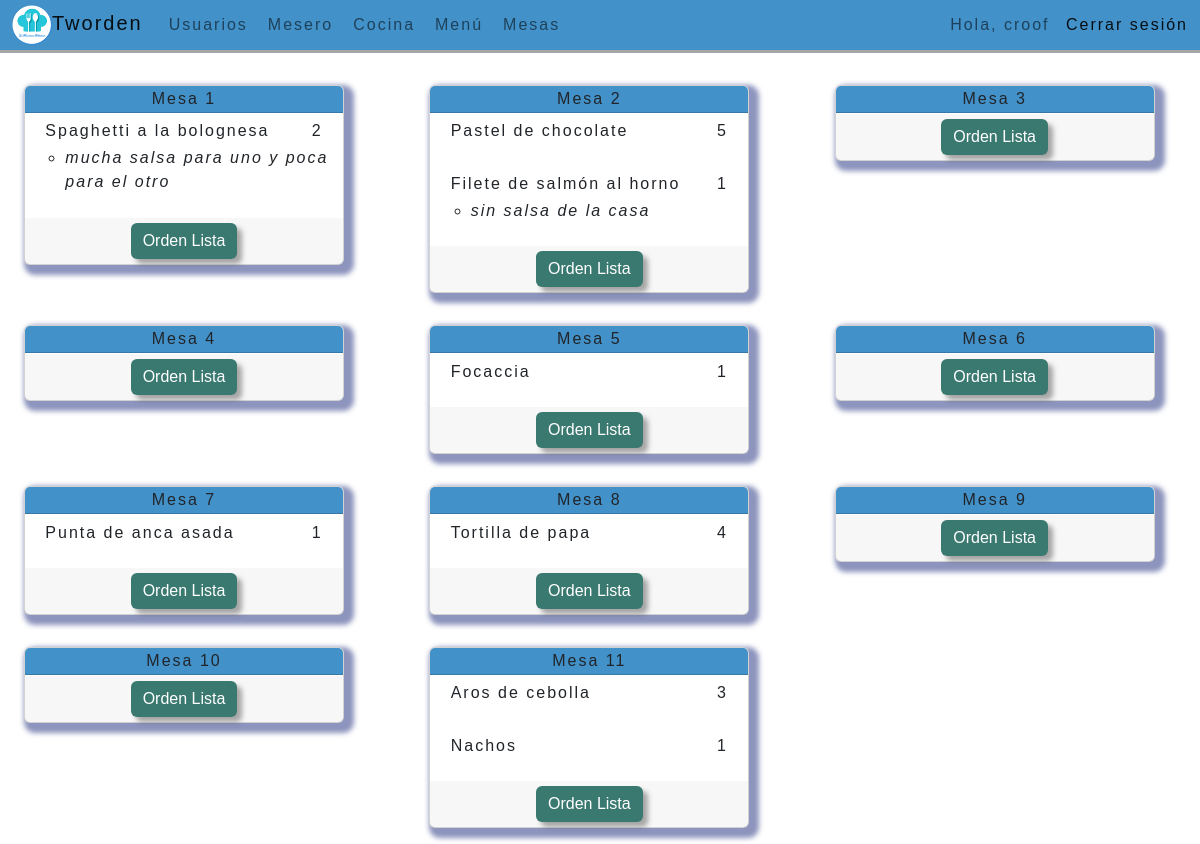
The app's page /cocinero-comandas-todas.html (signed in), older data.
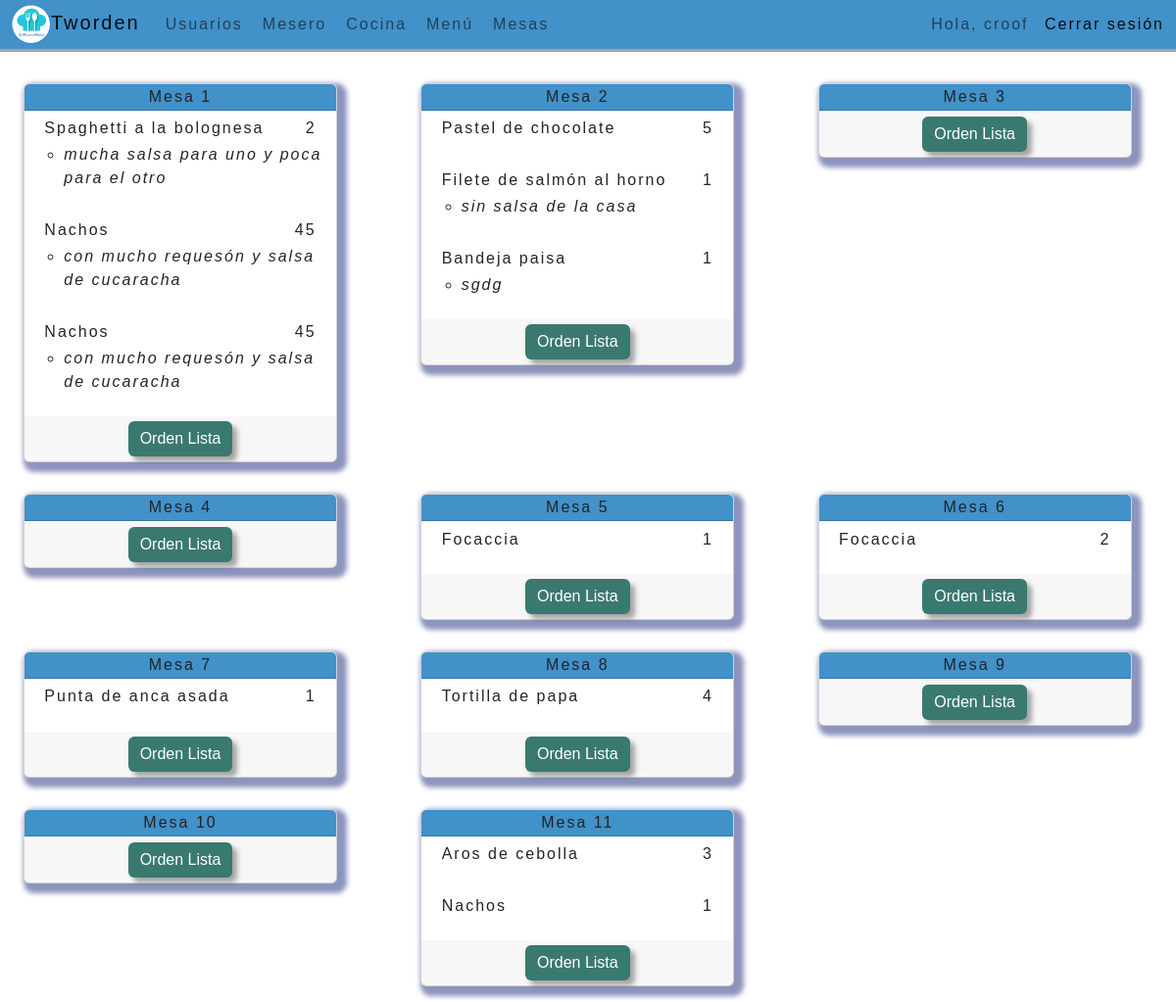
The same page, newer data.
### paginas/models.py (models this page shows, shortened)
class Ordenmesa(models.Model):
    id = models.AutoField(primary_key=True)
    mesa = models.ForeignKey(Mesas, on_delete=models.CASCADE)
    date= models.DateTimeField(auto_now_add=True)

class Mesas(models.Model):
    id = models.AutoField(primary_key=True)
    nombre_mesa = models.CharField(max_length=50, blank=False, null=False)
    def __str__(self):
        return self.nombre_mesa

class Ordenmesas(models.Model):
    id = models.AutoField(primary_key=True)
    mesa= models.ForeignKey(Mesas, on_delete=models.CASCADE)
    item= models.ForeignKey(Menu, on_delete=models.CASCADE)
    cantidad= models.IntegerField(default=1)
    observacion= models.CharField(max_length=255, blank=True, null=True)

class Menu(models.Model):
    id = models.AutoField(primary_key=True)
    nombre_plato= models.CharField(max_length=155, blank=False, null=False)
    precio= models.FloatField(null=False, blank=False)
    descripcion= models.TextField(max_length=255, blank=True, null=True)
    tipo_plato= models.CharField (
        max_length=50,
        choices=[('Entrada', 'Entrada'), ('Plato Principal', 'Plato Principal'), ('Postre', 'Postre'), ('Bebida', 'Bebida'), ('Otro', 'Otro')]
    )
    def __str__(self):
        mostrar= self.nombre_plato
        return mostrar

### paginas/views.py (the view)
# urls.py: path('cocinero-comandas-todas.html', views.cocinero_todas, name='cocinero_todas'),
@login_required(login_url='/accounts/login/')
def cocinero_todas(request):
    orden= Ordenmesas.objects.all()
    ordenmesa= Ordenmesa.objects.all()
    context= {
        'orden': orden ,
        'ordenmesa': ordenmesa,
    }
    return render(request, 'cocinero-comandas-todas.html', context)

### paginas/templates/cocinero-comandas-todas.html (shortened to what this page needs)
{% extends "base.html" %}
{% block contenido %}
{% load static %}
<div id="todo">
  <div class="container2 mt-3">
    <div class="row row-cols-1 mt-3 row-cols-md-3 g-3">
      {% for mesa in ordenmesa %}
        <div class="col">
          <div class="card border-none mb-3" style="max-width: 20rem; min-width: 15rem;">
            <div class="card-header" id="{{order.mesa}}">
              {{mesa.mesa}} <br>
            </div>
            {% for plato in orden %}
            {%if mesa.mesa == plato.mesa %}
              <div class="card_content">
                <div class="renglon row">
                  <ul class="list-unstyled">
                    <li>
                      <div class="row renglon2">
                        <div class="col">{{plato.item}}</div>
                        <div class="col-auto">{{plato.cantidad}}</div>
                      </div>
                      <ul>
                        {%if plato.observacion%}
                        <li class="obsorden renglon2">
                          {{plato.observacion}}
                        </li>
                        {%endif%}
                      </ul>
                    </li>
                  </ul>
                </div>
              </div>
            {%endif%}
            {%endfor%}
            <div class="card-footer border-white">
              <div class="iconfooter2">
                <a href=""><button type="button" class="btn expandir btn-primary">Orden Lista</button></a>
              </div>
            </div>
          </div>
        </div>
      {% endfor %}
    </div>
</div>
{% endblock %}

### paginas/templates/Base.html (shortened to what this page needs)
{% load static %}
<!DOCTYPE html>
<html lang="es">
<head>
    <link href="https://cdn.jsdelivr.net/npm/bootstrap@5.2.1/dist/css/bootstrap.min.css" rel="stylesheet">
    <link rel="stylesheet" href={% static '/CSS/base.css' %}>
    <link rel="stylesheet" href={% static '/CSS/mesas.css' %}>
    <link rel="stylesheet" href={% static '/CSS/orden.css' %}>
    <link rel="stylesheet" href={% static '/CSS/cocina.css' %}>
    <link rel="stylesheet" href={% static '/CSS/menu.css' %}>
</head>
<body>
    <header>
    <nav class="navbar fixed-top navbar-expand" style="background-color: #4291c9;">
      <div class="container-fluid">
          <a class="navbar-brand" href="ppal.html"><img src={% static 'img/logo.png' %} alt="Logo" width="40" height="40" class="d-inline-block align-text-center">Tworden</a>
          <div class="collapse navbar-collapse" id="navbarText">
            <ul class="navbar-nav me-auto mb-2 mb-lg-0">
              {% if request.user.usuario.Cargo == 'Administrador' %}
              <li class="nav-item">
                <a class="nav-link" href="admin/">Usuarios</a>
              </li>
              {% endif %}
              {% if request.user.usuario.Cargo == 'Mesero' or request.user.usuario.Cargo == 'Administrador' %}
              <li class="nav-item">
                <a class="nav-link" href="/../mesero-mesas.html">Mesero</a>
              </li>
              {% endif %}
              {% if request.user.usuario.Cargo == 'Cocinero' or request.user.usuario.Cargo == 'Administrador' %}
              <li class="nav-item">
                  <a class="nav-link" href="/../cocinero-comandas-todas.html">Cocina</a>
                </li>
                {% endif %}
              {% if request.user.usuario.Cargo == 'Administrador' %}
              <li class="nav-item">
                  <a class="nav-link" href="/../menu.html">Menú</a>
                </li>
              {% endif %}
              <li class="nav-item">
                  <a class="nav-link" href="/../login.html">Mesas</a>
                </li>
            </ul>
            <span class="navbar-text">
              {% if user.is_authenticated %}
              <a style="margin-right: 10px;"> Hola,  {{user.username}}</a>
              <a style="text-decoration: none;" href="{% url 'logout' %}"> Cerrar sesión</a>
              {% else %}
              <a href="{% url 'login' %}">iniciar sesión</a>
              {% endif %}
            </span>
          </div>
        </div>
    </nav>
    </header>
    {% block contenido %} {% endblock %}
</body>
</html>

### paginas/static/CSS/base.css (style rules this page uses)
* { margin: 0; }
html { width: 100%; height: 100% ; }
header { position: fixed; top: 0; }
body { left: 0; top: 0; width: 100%; height: 100%; background-image: url(/static/img/fondo1.jpg); background-repeat: no-repeat; background-attachment: fixed; background-size: cover; font-family:'Gill Sans', 'Gill Sans MT', Calibri, 'Trebuchet MS', sans-serif; padding: 0px; letter-spacing: 2px; font-size: 1em; }
.navbar { box-shadow: 0 3px rgba(0,0,0,0.35); max-height: 50px; }
#todo { width: 100%; position: fixed; top: 53px; bottom: 0; overflow: auto; overflow-x: hidden }
.btn-primary { background: rgb(58, 121, 112); margin: 15px 5px; box-shadow: 5px 5px 5px 0 rgba(83, 83, 83, 0.5); border: none; color: rgb(255, 255, 255) }

### paginas/static/CSS/mesas.css (style rules this page uses)
.card { box-shadow: 5px 5px 5px 5px rgba(27, 41, 124, 0.5); }
.card-footer { width: 100%; padding: 5px 3px; }

### paginas/static/CSS/cocina.css (style rules this page uses)
.container2 { position: relative; margin:auto; left: 2%; max-width: 1200px; }
.card { box-shadow: 5px 5px 5px 5px rgba(27, 41, 124, 0.5); }
.card-header { background-color: #4291c9; padding: 1px 3px; text-align: center; }
.card-footer { width: 100%; padding: 5px 3px; }
.card_content { max-height: 12rem; overflow: auto; overflow-x: hidden; }
.renglon { padding: 2%; }
.iconfooter2 { text-align: center; }
.expandir { margin: 0; }
.renglon2 { margin: auto; padding: 0 0; }
.obsorden { margin-top: 3px; font-style: italic; }
.renglon2 .col { white-space: nowrap; overflow: hidden; text-overflow: ellipsis; max-width: 90% }
li { margin: 0 2px; }

Row changes from the older to the newer data that the page shows:
added Ordenmesas: item "Nachos", cantidad "45", observacion "con mucho requesón y salsa de cucaracha", shown under Ordenmesa "Mesa 1"
added Ordenmesas: item "Nachos", cantidad "45", observacion "con mucho requesón y salsa de cucaracha", shown under Ordenmesa "Mesa 1"
added Ordenmesas: item "Bandeja paisa", cantidad "1", observacion "sgdg", shown under Ordenmesa "Mesa 2"
added Ordenmesas: item "Focaccia", cantidad "2", shown under Ordenmesa "Mesa 6"
